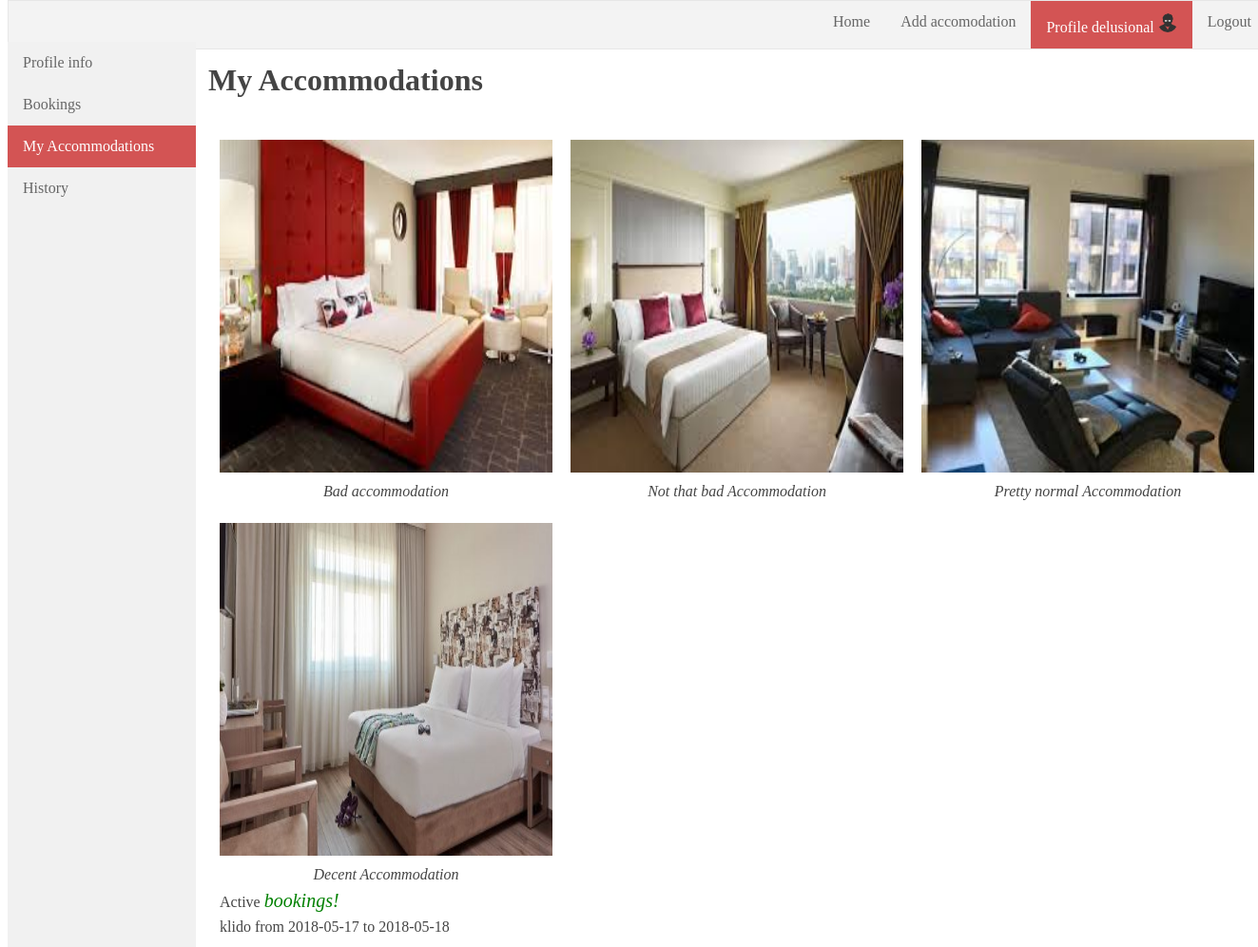
The page /profile_accom.php (signed in) on the database as committed earlier.
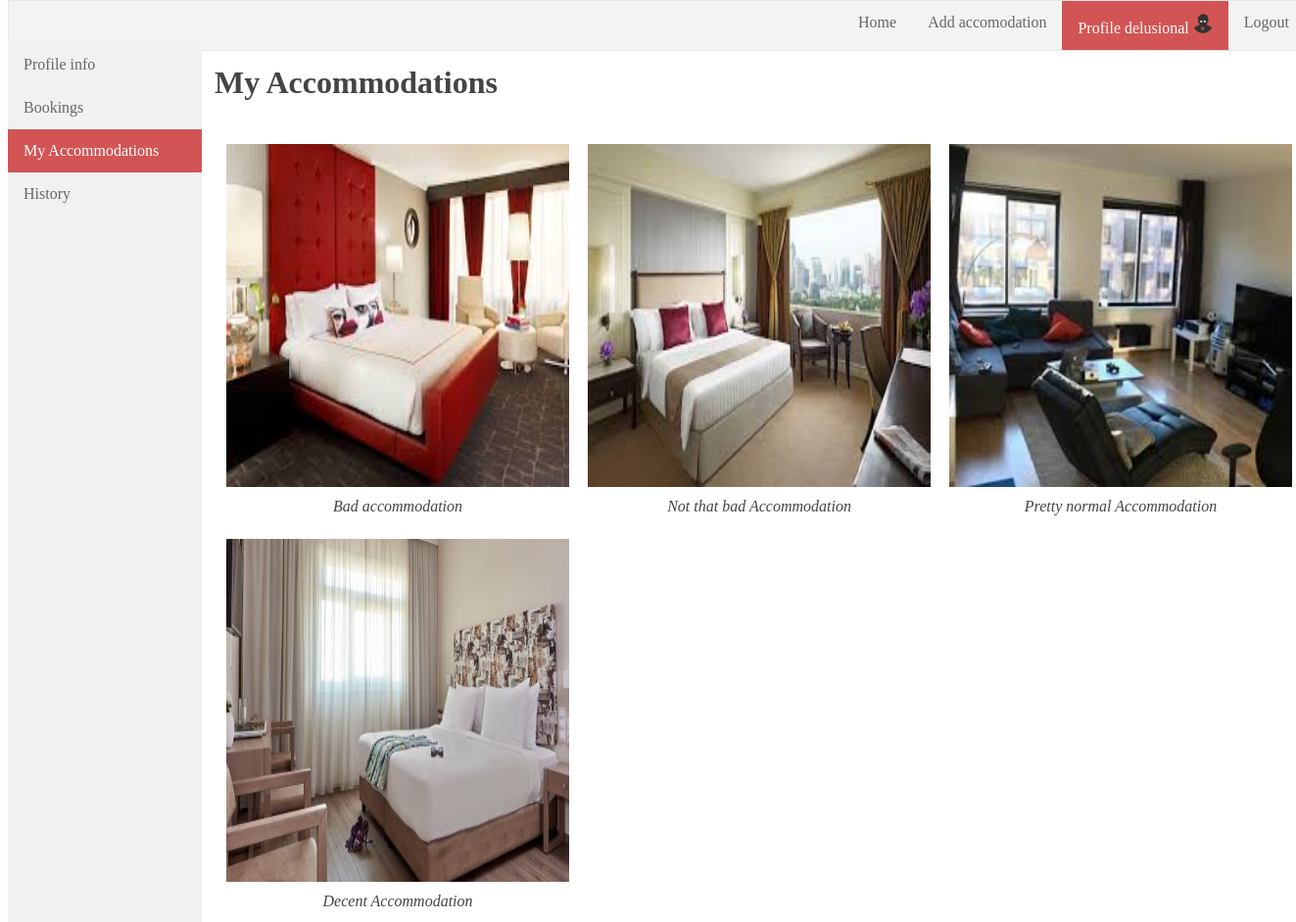
The same page on the database as committed later.
### tables this page shows
CREATE TABLE `accommodations` (
  `accom_id` int(11) NOT NULL,
  `title` varchar(50) NOT NULL,
  `location` varchar(25) NOT NULL,
  `description` text,
  `rating` float DEFAULT '1',
  `votes` int(11) DEFAULT '0',
  `checkin` time NOT NULL,
  `checkout` time NOT NULL,
  `path_to_image` varchar(100) NOT NULL DEFAULT 'pictures\\accommodations\\not_available.jpg',
  `user_id` int(11) NOT NULL
);

CREATE TABLE `bookings` (
  `rent_id` int(11) NOT NULL,
  `user_id` int(11) NOT NULL,
  `accom_id` int(11) NOT NULL,
  `checkin_date` date NOT NULL,
  `checkout_date` date NOT NULL,
  `status` enum('completed','active') NOT NULL DEFAULT 'active'
);

CREATE TABLE `users` (
  `user_id` int(11) NOT NULL,
  `username` varchar(16) NOT NULL,
  `password` varchar(60) NOT NULL,
  `firstname` varchar(25) NOT NULL,
  `lastname` varchar(25) NOT NULL,
  `path_to_avatar` varchar(100) NOT NULL DEFAULT 'pictures\\avatars\\generic-avatar.png',
  `email` varchar(50) NOT NULL
);

### classes/Config.php (called while the page is built)
<?php
class Config{
  public static function get($path = null){
    if($path){
      $config = $GLOBALS['config'];
      $path = explode('/',$path);
      foreach($path as $bit){
        if(isset($config[$bit]))
          $config = $config[$bit];
      }
      return $config;
    }
    return false;
  }
}
?>

### classes/Database.php (called while the page is built, shortened)
<?php
class Database {
  private static $_instance = null;
  private $_dbc,
          $_query,
          $_error=false,
          $_results,
          $_count=0;
  private function __construct() {
    $this->_dbc  = new mysqli(Config::get('mysql/host'),
                        Config::get('mysql/username'),
                        Config::get('mysql/password'),
                        Config::get('mysql/db'));
  }
  public static function getInstance() {
    if(!isset(self::$_instance)){
      self::$_instance = new Database();
    }
    return self::$_instance;
  }
  public function query($sql,$type='',$params = array()) {
    $this->_error = false;
    if($this->_query = $this->_dbc->prepare($sql)) {
      if(count($params)){
        call_user_func_array(array($this->_query, "bind_param"),array_merge(array($type), $params));
      }
      if($this->_query->execute()) {
          $this->_results = $this->_query->get_result() ?? NULL;
          $this->_count  = $this->_results->num_rows ?? NULL;
      }else{
        $this->_error = true;
      }
    }
  }
  public function getResultArray() {
    if($this->_count>0)
      return $this->_results->fetch_all(MYSQLI_ASSOC);
  }
  public function error() {
    return $this->_error;
  }
}
?>

### classes/Accommodation.php (called while the page is built, shortened)
<?php
class Accommodation {
  private $_db;
  public function __construct() {
    $this->_db = Database::getInstance();
  }
  function getAccomsByUserId($id) {
    $this->_db->query('select * from accommodations where user_id = ?','d',array(&$id));
    if($this->_db->error()) {
      echo $this->_db->getErrorDescr();
    }else{
      return $this->_db->getResultArray();
    }
  }
}
?>

### classes/User.php (called while the page is built, shortened)
<?php
class User {
  private $_db;
  public function __construct() {
    $this->_db = Database::getInstance();
  }
  function getUserBookingsByAccomId($accom_id){
    $this->_db->query('select username,firstname,lastname,checkin_date,checkout_date
                        from users,bookings
                        where status="active"
                          and users.user_id = bookings.user_id
                            and bookings.accom_id= ?','i',array(&$accom_id));
    if($this->_db->error()) {
      echo $this->_db->getErrorDescr();
    }else{
      return $this->_db->getResultArray();
    }
  }
}
?>

### profile_accom.php (the view, shortened to what this page needs)
<!DOCTYPE html>
<html lang="el">
<head>
	<link href="css/navigation.css" rel="stylesheet" type="text/css">
	<link href="css/profile.css" rel="stylesheet" type="text/css">
</head>
<body>
  <?php include('navigation.php');?>
	<?php include('navigation_profile.php'); ?>
	<div class="profile_content">
		<div id='accom_profile_section'>
			<?php
				$Acc = new Accommodation();
				$data = $Acc->getAccomsByUserId($_SESSION['user_id']);
				if($data != null){
					echo '<h1>My Accommodations</h1>';
					echo '<table><tr>';
					foreach($data as $index=> $accomodation){
						$user = new User();
						$bookings = $user->getUserBookingsByAccomId($accomodation['accom_id']);
						$str = <<<EOF
						<td>
							<table>
								<tr>
									<td width='50%'><a href="accommodation.php?id={$accomodation['accom_id']}"><img src="{$accomodation['path_to_image']} "alt="Avatar" width="350" height="350"></td>
								</tr>
								<tr>
									<td align="center"><i>{$accomodation['title']}</i></td>
								</tr>
EOF;
						 if($bookings!=null){
							 $str .= '<tr><td>Active <em>bookings!</em></td></tr>';
						 	 foreach($bookings as $bk_index => $booking){
								 $str .= <<<EOF
								 <tr>
								 	<td>{$booking['username']} from {$booking['checkin_date']} to {$booking['checkout_date']}</td>
								 </tr>
EOF;
								}
						 }
						$str.='</table></td>';
						echo $str;
					}
					echo '</tr></table>';
				}else{
					echo '<h2><i>You have no accomodations registered</i></h2>';
				}
			?>
		</div>
	</div>
</body>
</html>

### navigation.php
<?php
$active = array('profile'=>'','register_accom'=>'','home'=>'','login'=>'','register_user'=>'');
$tmp = explode('/',$_SERVER['PHP_SELF']);
$filename = substr($tmp[count($tmp)-1],0,-4);
$str = "class='active'";
if($filename=='accommodations'){
	$active['home']=  $str;
}elseif($filename=='profile_accom' || $filename=='history' || $filename=='bookings'){
	$active['profile'] = $str;
}else{
	$active[$filename] = $str;
}
echo '<div class="nav" id="navbar"><ul>';
if(isset($_SESSION['user'])) {
	echo '<li><a href="logout.php">Logout</a></li>';
	echo '<li><a '.$active['profile'].' href="profile.php#profile_info">Profile '.$_SESSION['user'].' <img src="'.$_SESSION['path_to_avatar'].'" width="20" height="20"></a></li>';
	echo '<li><a '.$active['register_accom'].' href="register_accom.php">Add accomodation</a></li>';
}else{
	echo "<li><a ".$active['login']."  id='login' href='login.php'>Login</a></li>";
  echo "<li><a ".$active['register_user']."  id='register_user' href='register_user.php'>Register</a></li>";
}
echo '<li><a '.$active['home'].' id="home" href="home.php">Home</a></li>';
echo "</ul></div><br/></br>";
?>

### navigation_profile.php
<?php
$active = array('profile'=>'','bookings'=>'','profile_accom'=>'','history'=>'');
$tmp = explode('/',$_SERVER['PHP_SELF']);
$filename = substr($tmp[count($tmp)-1],0,-4);
$active[$filename] = 'class="active"';
echo '<div class="nav" id="profile_nav"><ul>';
echo  '<li><a '.$active['profile'].'" id="profile_info" href="profile.php">Profile info</a></li>';
echo '<li><a '.$active['bookings'].' id="bookings" href="bookings.php">Bookings</a></li>';
echo '<li><a '.$active['profile_accom'].' id="profile_accom" href="profile_accom.php">My Accommodations</a></li>';
echo '<li><a '.$active['history'].' id="history" href="history.php">History</a></li>';
echo "</ul></div>";
?>

### css/navigation.css (style rules this page uses)
#navbar ul { list-style-type: none; margin: 0; padding: 0; position: fixed; top: 0; width: 100%; border: 1px solid #e7e7e7; background-color: #f3f3f3; display: block; }
#navbar li { display:inline; float:right; text-align: center; }
#navbar img { border-radius:50%; }
#profile_nav ul { float:left; list-style-type: none; margin: 0; padding: 0; width: 15%; background-color: #f1f1f1; position: fixed; height: 100%; overflow: auto; }
.nav li a { display: block; padding: 13px 16px; text-decoration: none; color:#666; }
.nav li a.active { background-color: #d35454; color: white; }

### css/profile.css (style rules this page uses)
.profile_content { margin-left:15%; padding:1px 15px; height:750px; font-family:Georgia, "Times New Roman", Times, serif; color:#444; }
#accom_profile_section table { border-spacing:5px; }
#accom_profile_section td { align:center; }
.profile_content em { color:green; font-size:20px }

Rows that differ between the two databases and show on the page:
changed accommodations "Decent Accommodation": loses bookings (user.username "klido", checkin_date "2018-05-17", checkout_date "2018-05-18"); no longer shows "Active bookings!"
